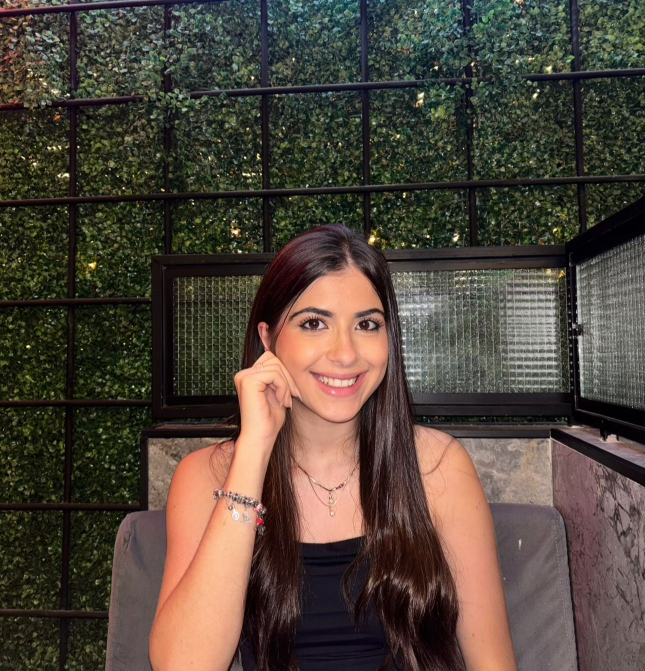
#> input picture foto.jpg, 1290 x 1341 px (shown at 1/2 size)
$ python generate_face.py
#> lines starting #> are read from the running program, lines starting #| are printed output that depends on the picture
"""
generate_face.py
Roda via GitHub Actions e gera face_output.svg a partir de foto.jpg
"""
from PIL import Image, ImageEnhance
import numpy as np
import random, os

IMG_PATH = "foto.jpg"
OUT_PATH = "face_output.svg"

if not os.path.exists(IMG_PATH):
    print(f"ERRO: {IMG_PATH} não encontrado no repositório.")
    exit(1)

img = Image.open(IMG_PATH).convert("RGBA")
w, h = img.size
#> w = 1290; h = 1341
side = min(w, h)
#> side = 1290
img = img.crop(((w-side)//2, (h-side)//2, (w+side)//2, (h+side)//2))
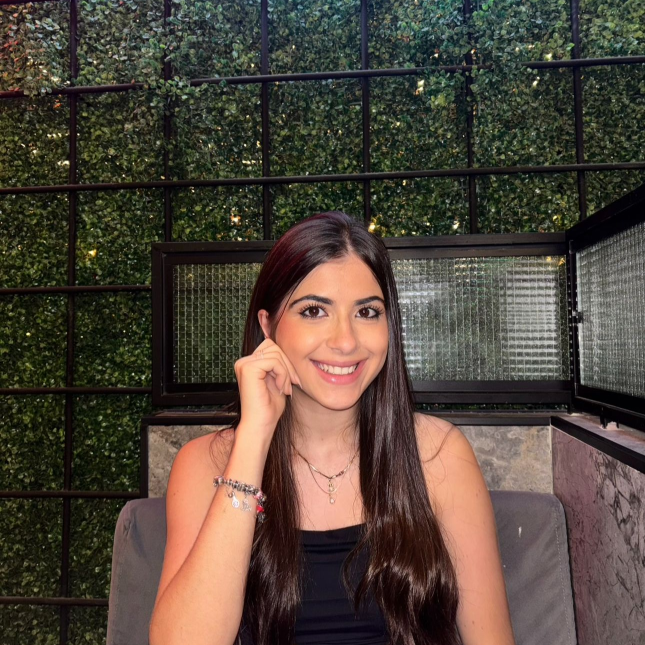
#> img: PIL image 1290x1290 RGBA (shown at 1/2 size); mean R, G, B, A 80.2, 69.2, 58.6, 255

SIZE = 200
img = img.resize((SIZE, SIZE), Image.LANCZOS)
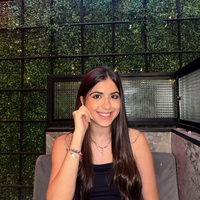
#> img: PIL image 200x200 RGBA; mean R, G, B, A 80.2, 69.2, 58.6, 255
img_gray = img.convert("L")
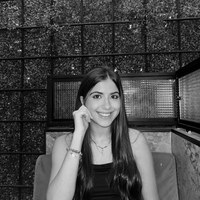
#> img_gray: PIL image 200x200 L; min 0, max 249, mean 71.3
img_gray = ImageEnhance.Contrast(img_gray).enhance(2.2)
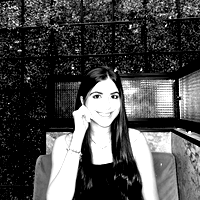
#> img_gray: PIL image 200x200 L; min 0, max 255, mean 76.5
pixels = np.array(img_gray)

particles = []
random.seed(42)
CANVAS = 280

for y in range(0, SIZE, 4):
    for x in range(0, SIZE, 4):
        brightness = pixels[y, x]
        density = (255 - brightness) / 255.0
        if random.random() < density * 0.7:
            jx = 10 + (x / SIZE) * CANVAS + random.uniform(-1.2, 1.2)
            jy = 10 + (y / SIZE) * CANVAS + random.uniform(-1.2, 1.2)
            r  = random.uniform(0.8, 1.6)
            op = 0.5 + density * 0.45
            particles.append((jx, jy, r, op))
#> after the loop, particles = 1198 items, first 6: (8.86, 9.46, 0.979, 0.95), (22.14, 9.01, 1.14, 0.95), (26.12, 10.01, 0.821, 0.95), (32.76, 10.11, 0.976, 0.869), (38.74, 8.82, 1.44, 0.895), (55.9, 9.61, 0.874, 0.802)

colors = ["#ff69b4","#ff1493","#ff85c2","#ffb6d9","#e91e8c","#ff4da6"]
groups = {c: [] for c in colors}
for p in particles:
    groups[random.choice(colors)].append(p)
#> this loop made 1198 passes

svg = [
    '<svg xmlns="http://www.w3.org/2000/svg" viewBox="0 0 300 300" width="300" height="300">',
    '<defs><filter id="g"><feGaussianBlur stdDeviation="0.8" result="b"/>',
    '<feMerge><feMergeNode in="b"/><feMergeNode in="SourceGraphic"/></feMerge></filter></defs>',
    '<rect width="300" height="300" fill="#0d0117" rx="10"/>',
]
for c, pts in groups.items():
    svg.append(f'<g fill="{c}" filter="url(#g)">')
    for (x, y, r, op) in pts:
        svg.append(f'<circle cx="{x:.1f}" cy="{y:.1f}" r="{r:.1f}" opacity="{op:.2f}"/>')
    svg.append('</g>')
svg.append('</svg>')

with open(OUT_PATH, "w") as f:
    f.write("\n".join(svg))

print(f"✅ {OUT_PATH} gerado com {len(particles)} partículas.")
#| ✅ face_output.svg gerado com 1198 partículas.
